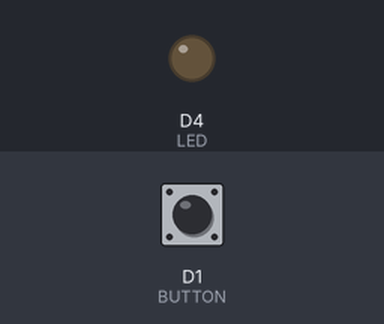
Simulated run of this sketch. Board: ESP8266 (NodeMCU). On the bench: output pins drawn as LEDs (lit = HIGH). The inputs (shaded band) are chosen by the test bench; at power-on: D1 (BUTTON) HIGH.

Above: at 1.2 s.
1.3 s: D1 (BUTTON) pulled LOW for 0.15 s
At 1.37 s:
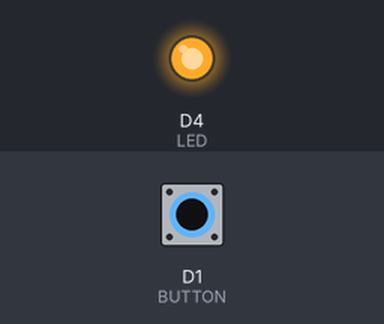
2.9 s: D1 (BUTTON) pulled LOW for 3.2 s
At 7.3 s:
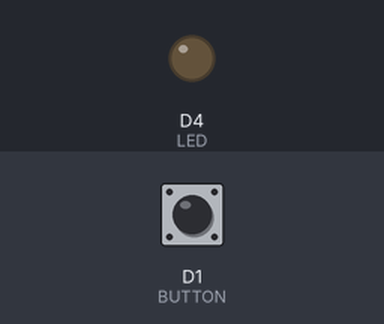
Timing chart, 0 to 8.8 s (numbered marks = the images above; inputs shaded):
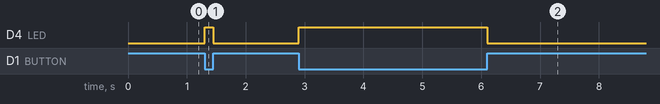

Measured:
- after the input at 1.3 s, D4 (LED): LOW → HIGH at once, → LOW 0.15 s later
- after the input at 2.9 s, D4 (LED): LOW → HIGH at once, → LOW 3.2 s later

The sketch:

Button.ino
```cpp
#define LED     LED_BUILTIN
#define BUTTON  D1   //GPIO5 or 5

int buttonState = 0;

void setup() {
  pinMode(LED, OUTPUT);
  pinMode(BUTTON, INPUT);
}

void loop() {
  digitalWrite(LED,!digitalRead(BUTTON));
}
```
